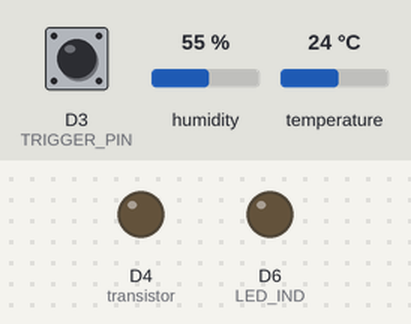
Bench run of a sketch on a simulated ESP8266 (NodeMCU). Parts: output pins drawn as LEDs (lit = HIGH). Inputs (shaded band) come from the test bench; at power-on: D3 (TRIGGER_PIN) HIGH, humidity 55 %, temperature 24 °C. The modem accepts every AT command (registered, SIM ready, sends succeed) and sends nothing else; what the sketch prints to the serial monitor is not drawn. At 18.3 s the program restarts the board; the recording ends there.

Above: at 1.3 s.
At 2.3 s:
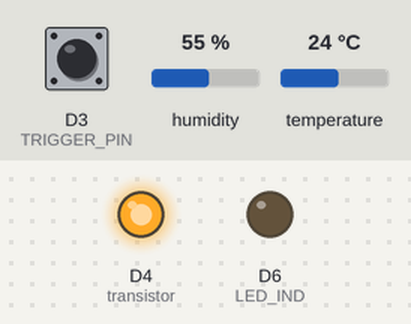
At 14.8 s:
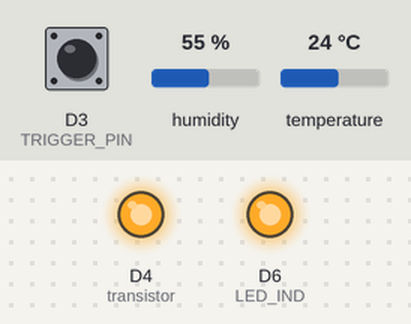
Timing chart, 0 to 17.2 s (numbered marks = the images above):
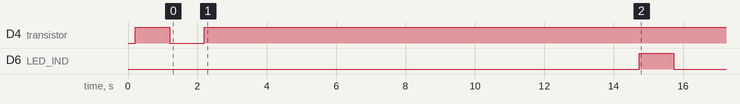

Measured:
- by itself, D6 (LED_IND): LOW → HIGH at 14.7 s, → LOW 1.0 s later

The sketch:

gsm2.ino
```cpp
#include <TinyGPS++.h>
#include <SoftwareSerial.h>
#define LED_IND D6// opto D6=DATA ENTRY INDICATOR HTTP, new gsm device D5
//#define LED_BLUE D5// network HTTP INDICATOR, new gsm device D6

#define rxPin D1
#define txPin D7
SoftwareSerial sim800L(rxPin, txPin);

//GPS Module RX pin to Arduino 9
//GPS Module TX pin to Arduino 8

TinyGPSPlus gps;

unsigned long previousMillis = 0;
long interval = 3000;

 uint8_t x = 0,  answer = 0;
  char response[100];
  unsigned long previous;

#include "DHT.h"
#define DHTPIN D2
#define DHTTYPE DHT22
DHT dht(DHTPIN, DHTTYPE);
const int transistor = D4;
String apiKeyValue = "SL-2024";


#include <WiFiManager.h> // https://github.com/tzapu/WiFiManager

// select which pin will trigger the configuration portal when set to LOW
#define TRIGGER_PIN 0

int timeout = 100; // seconds to run for


void setup()
{
  WiFi.mode(WIFI_STA); // explicitly set mode, esp defaults to STA+AP
  // put your setup code here, to run once:
  Serial.begin(115200);
  Serial.println("\n Starting");
  pinMode(TRIGGER_PIN, INPUT_PULLUP);

  // initialize digital pin LED_BUILTIN as an output.
  //pinMode(LED_BUILTIN, OUTPUT);


  pinMode (transistor,  OUTPUT);
  pinMode(LED_IND, OUTPUT);
//  pinMode(LED_BLUE, OUTPUT);

  //Begin serial communication with Arduino and Arduino IDE (Serial Monitor)
  Serial.begin(115200);
  dht.begin();
  //Begin serial communication with Arduino and SIM800L
  sim800L.begin(9600);


  Serial.println("Initializing...");
  //delay(10000);

  //Once the handshake test is successful, it will back to OK
  sendATcommand("AT", "OK", 2000);

  sendATcommand("AT+CMGF=1", "OK", 2000);
  //sim800L.print("AT+CMGR=40\r");
 Serial.println("Transistor high");
  digitalWrite(transistor, HIGH);
  delay(1000);
  Serial.println("Transistor low");
  digitalWrite(transistor, LOW);
  delay(1000);
  Serial.println("Transistor high");
  digitalWrite(transistor, HIGH);
  delay(1000);
}

void loop()
{
  digitalWrite (transistor, HIGH);
  Serial.println("Transistor ON");


  // is configuration portal requested?
  if ( digitalRead(TRIGGER_PIN) == LOW) {
    WiFiManager wm;

    //reset settings - for testing
    //wm.resetSettings();

    // set configportal timeout
    wm.setConfigPortalTimeout(timeout);

    if (!wm.startConfigPortal("Device (senselive.in)", "senselive.in")) {
      Serial.println("failed to connect and hit timeout");
      delay(3000);
      //reset and try again, or maybe put it to deep sleep
      ESP.restart();
      delay(5000);
    }

    //if you get here you have connected to the WiFi
    Serial.println("connected...yeey :)");

  }

  float temperature = dht.readTemperature();
  float humidity = dht.readHumidity();

  // delay(50);

  if (isnan(temperature) || isnan(humidity)) {

    digitalWrite (transistor, LOW);
    Serial.println("Transistor OFF");
    delay(5000);
    digitalWrite (transistor, HIGH);
    Serial.println("Transistor ON");
    //  Serial.println("Failed to read from DHT sensor!");
    digitalWrite(LED_IND, HIGH);  // turn the LED on (HIGH is the voltage level)
     return;
  }
  else{ ReadandSend();
  //delay(1000);
  //Retry();
  GSMRetry();

  }
}
/*void Retry(){
   if (sim800L.available() != 0) {
      response[x] = sim800L.read();
      Serial.print(response[x]);
      if (response[x] == 200) {
        Serial.println("200 succsess");
      }
      if(response[x]!=200){
        for(int i=0;i<2;i++){

          Serial.println("Retry and send");
         // ReadandSend();

        }
        if(sendATcommand("AT+CFUN=1,1", "OK", 200)){
          Serial.println("Retry and gsm restart");
          delay(1000);
          ESP.restart();

        }
        }
   }
   }*/
 void ReadandSend(){

  float temperature = dht.readTemperature();
  float humidity = dht.readHumidity();

 if (!isnan(temperature) || !isnan(humidity)) {
  digitalWrite (transistor, HIGH);
  Serial.println("Transistor ON");
  Serial.print("Temperature: ");
  Serial.print(temperature);
  Serial.print("°C ");
  Serial.print("Humidity: ");
  Serial.print(humidity);
  Serial.println("%");

  delay(2000);

  String auth = "SL-2024", deviceUID = "SL02202310";//SL23-CEAT-TEMP-01//SL02202301


 // String meter_URL = "http://technicalabcd.com/connection/Elkem/temp_elkem.php?";
   String meter_URL = "http://technicalabcd.com/connection/CEAT/temp_ceat.php?";
  //  String meter_URL = "http://technicalabcd.com/meter_connection/energyInsert_1.php?";

  meter_URL += "auth=" ;
  meter_URL += auth;
  meter_URL += "&device_uid=" ;
  meter_URL += deviceUID;

  meter_URL += "&temperature=" ;
  meter_URL += String(temperature);
  meter_URL += "&humidity=" ;
  meter_URL += String(humidity);


  while (sim800L.available()) {
    Serial.println(sim800L.readString());
  }
  while (Serial.available())  {
    sim800L.println(Serial.readString());
  }


  sendATcommand("AT+CFUN=1", "OK", 200);//
  delay(200);

  //AT+CGATT = 1 Connect modem is attached to GPRS to a network. AT+CGATT = 0, modem is not attached to GPRS to a network
  sendATcommand("AT+CGATT=1", "OK", 200);
  delay(200);

  //Connection type: GPRS - bearer profile 1
  sendATcommand("AT+SAPBR=3,1,\"Contype\",\"GPRS\"", "OK", 200);
  delay(200);

  //sets the APN settings for your network provider.
  sendATcommand("AT+SAPBR=3,1,\"airtelgprs.com\",\"internet\"", "OK", 200);
  delay(200);

  //enable the GPRS - enable bearer 1
  sendATcommand("AT+SAPBR=1,1", "OK", 200);
  delay(200);

  //Init HTTP service
  sendATcommand("AT+HTTPINIT", "OK", 200);
  delay(200);

  sendATcommand("AT+HTTPPARA=\"CID\",1", "OK", 100);
  //Set the HTTP URL sim800.print("AT+HTTPPARA="URL","http://ahmadssd.000webhostapp.com/gpsdata.php?lat=222&lng=222"\r");
  sim800L.print("AT+HTTPPARA=\"URL\",\"");
  sim800L.print(meter_URL);
   Serial.println(meter_URL);
  sendATcommand("\"", "OK", 1000);
  //Set up the HTTP action
  sendATcommand("AT+HTTPACTION=0", "0,200", 100);
  delay(200);


  if (sim800L.find("OK"))
  {
    Serial.println("AT+HTTPREAD");
    delay(1000);
    String data = sim800L.readString();
    Serial.print(data);
  }


  //Terminate the HTTP service
  sendATcommand("AT+HTTPTERM", "OK", 1000);
  //shuts down the GPRS connection. This returns "SHUT OK".
  // sendATcommand("AT+CIPSHUT", "SHUT OK", 1000);
  delay(1000);
  digitalWrite(LED_IND, HIGH);  // turn the LED on (HIGH is the voltage level)
  delay(1000);                      // wait for a second
  digitalWrite(LED_IND, LOW);   // turn the LED off by making the voltage LOW
  delay(500);


        for(int i=0;i<2;i++){
          if (sim800L.find("200")) {
      Serial.println("HTTP Action successful");
      return; // Break out of the loop if successful response

      delay(1000);

        }


        if(sendATcommand("AT+CFUN=1,1", "OK", 200)){
          Serial.println("Retry and gsm restart");
          delay(1000);
          ESP.restart();

        }
        }


   }


 }

 void GSMRetry(){

  if(sim800L.find(200)){
    Serial.println("gotit");
    delay(1000);
  }
  else{
    for(int i=0;i<2;i++){
      GSMRetry();
    }delay(1000);
    ESP.restart();
  }
 }


int8_t sendATcommand(const char* ATcommand, const char* expected_answer, unsigned int timeout) {

  uint8_t x = 0,  answer = 0;
  char response[100];
  unsigned long previous;

  //Initialice the string
  memset(response, '\0', 100);
  delay(100);

  //Clean the input buffer
  while ( sim800L.available() > 0) sim800L.read();

  if (ATcommand[0] != '\0') {
    //Send the AT command
    sim800L.println(ATcommand);
  }

  x = 0;
  previous = millis();

  //this loop waits for the answer with time out
  do {
    //if there are data in the UART input buffer, reads it and checks for the asnwer
    if (sim800L.available() != 0) {
      response[x] = sim800L.read();
      Serial.print(response[x]);
      if (response[x] == 200) {
        Serial.println("200 succsess");
      }
      x++;
      // check if the desired answer (OK) is in the response of the module
      if (strstr(response, expected_answer) != NULL) {
        answer = 1;
      }
    }
  } while ((answer == 0) && ((millis() - previous) < timeout));

  //Serial.println(response);
  return answer;
}
```
